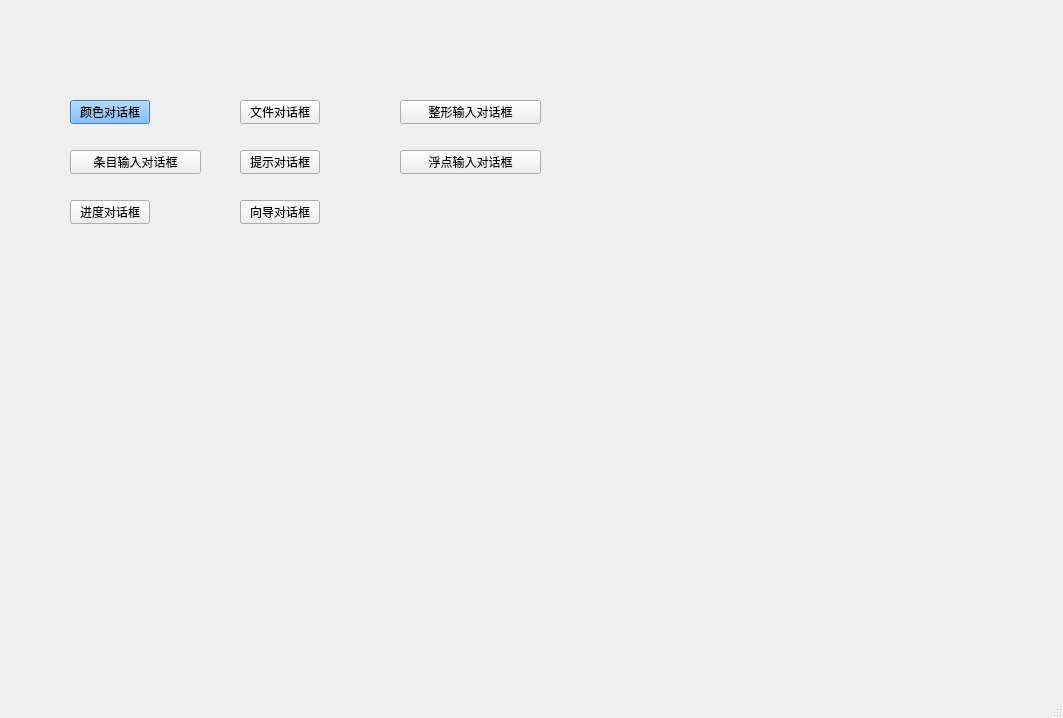
<?xml version="1.0" encoding="UTF-8"?>
<ui version="4.0">
 <class>MainWindow</class>
 <widget class="QMainWindow" name="MainWindow">
  <property name="geometry">
   <rect>
    <x>0</x>
    <y>0</y>
    <width>1063</width>
    <height>718</height>
   </rect>
  </property>
  <property name="windowTitle">
   <string>MainWindow</string>
  </property>
  <widget class="QWidget" name="centralwidget">
   <widget class="QPushButton" name="colorButton">
    <property name="geometry">
     <rect>
      <x>70</x>
      <y>100</y>
      <width>80</width>
      <height>24</height>
     </rect>
    </property>
    <property name="styleSheet">
     <string notr="true">background-color: rgb(85, 170, 255);</string>
    </property>
    <property name="text">
     <string>颜色对话框</string>
    </property>
    <property name="autoDefault">
     <bool>false</bool>
    </property>
   </widget>
   <widget class="QPushButton" name="fileButton">
    <property name="geometry">
     <rect>
      <x>240</x>
      <y>100</y>
      <width>80</width>
      <height>24</height>
     </rect>
    </property>
    <property name="text">
     <string>文件对话框</string>
    </property>
   </widget>
   <widget class="QPushButton" name="inputIntButton">
    <property name="geometry">
     <rect>
      <x>400</x>
      <y>100</y>
      <width>141</width>
      <height>24</height>
     </rect>
    </property>
    <property name="text">
     <string>整形输入对话框</string>
    </property>
   </widget>
   <widget class="QPushButton" name="intputFloatButton">
    <property name="geometry">
     <rect>
      <x>400</x>
      <y>150</y>
      <width>141</width>
      <height>24</height>
     </rect>
    </property>
    <property name="text">
     <string>浮点输入对话框</string>
    </property>
   </widget>
   <widget class="QPushButton" name="itemsButton">
    <property name="geometry">
     <rect>
      <x>70</x>
      <y>150</y>
      <width>131</width>
      <height>24</height>
     </rect>
    </property>
    <property name="text">
     <string>条目输入对话框</string>
    </property>
   </widget>
   <widget class="QPushButton" name="tipButton">
    <property name="geometry">
     <rect>
      <x>240</x>
      <y>150</y>
      <width>80</width>
      <height>24</height>
     </rect>
    </property>
    <property name="text">
     <string>提示对话框</string>
    </property>
   </widget>
   <widget class="QPushButton" name="ProcessButton">
    <property name="geometry">
     <rect>
      <x>70</x>
      <y>200</y>
      <width>80</width>
      <height>24</height>
     </rect>
    </property>
    <property name="text">
     <string>进度对话框</string>
    </property>
   </widget>
   <widget class="QPushButton" name="guideButton">
    <property name="geometry">
     <rect>
      <x>240</x>
      <y>200</y>
      <width>80</width>
      <height>24</height>
     </rect>
    </property>
    <property name="text">
     <string>向导对话框</string>
    </property>
   </widget>
  </widget>
  <widget class="QMenuBar" name="menubar">
   <property name="geometry">
    <rect>
     <x>0</x>
     <y>0</y>
     <width>1063</width>
     <height>21</height>
    </rect>
   </property>
  </widget>
  <widget class="QStatusBar" name="statusbar"/>
 </widget>
 <resources/>
 <connections/>
</ui>
